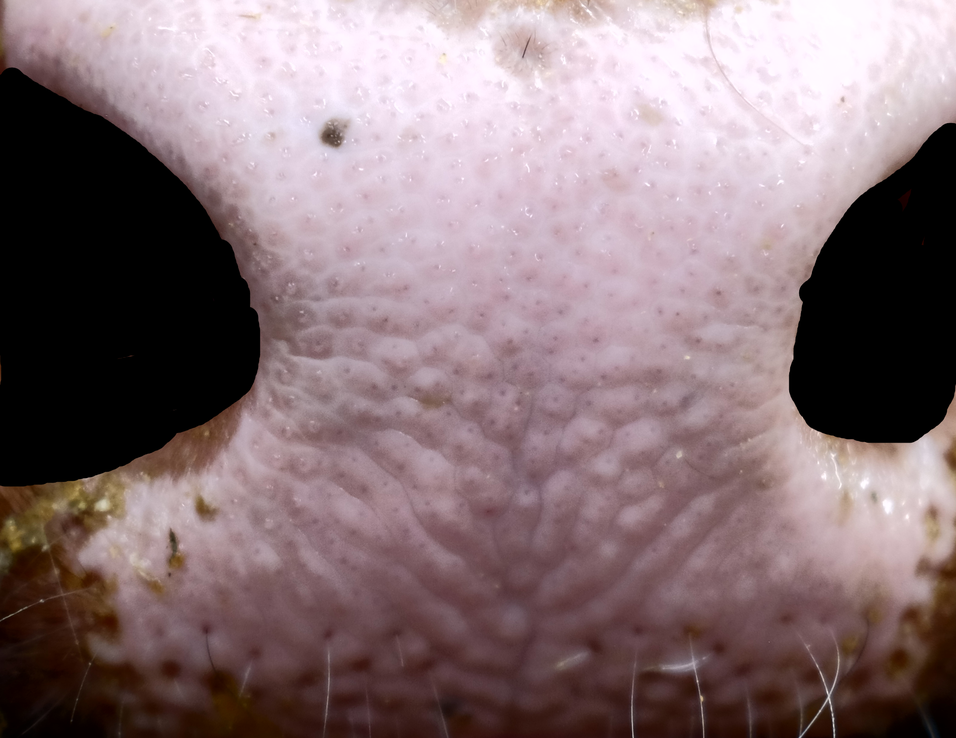
#> input picture images/testenhancednonostrils.png, 956 x 738 px, shrunk from 2104 x 1624 before the run, found by its file name
$ python top-hat_filtering.py
#> lines starting #> are read from the running program, lines starting #| are printed output that depends on the picture; after the words box and inside, x2 and y2 are one past the last pixel; in counts of white or black regions, pixels touching at a corner belong together
import matplotlib.pyplot as plt
import numpy as np
from skimage.morphology import disk, white_tophat
import cv2

# Load the image
image = plt.imread('images\\testenhancednonostrils.png')
#> image is the input picture: shape (738, 956, 4) float32; mean R, G, B, A 0.529, 0.45, 0.465, 1

# Convert the image to grayscale
image_gray = np.mean(image, axis=2)
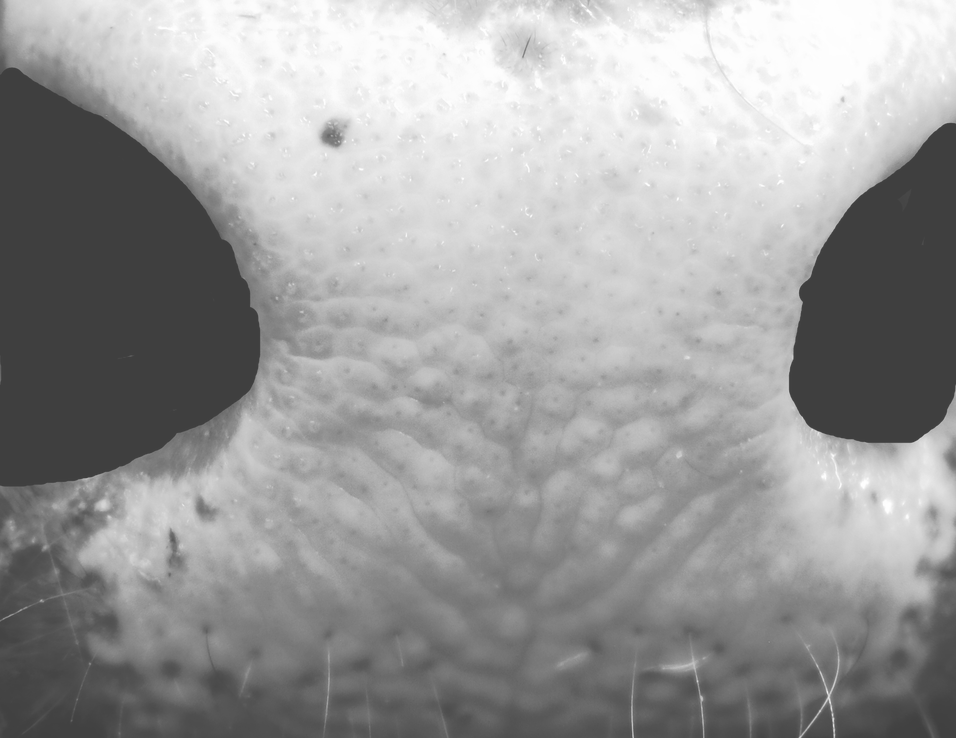
#> image_gray: shape (738, 956) float32; min 0.25, max 1, mean 0.611

# Define the size of the structuring element for top-hat filtering
radius = 20
selem = disk(radius)

try:
    # Perform white top-hat filtering to enhance bright features (ridges and input)
    ridges = white_tophat(image_gray, selem)
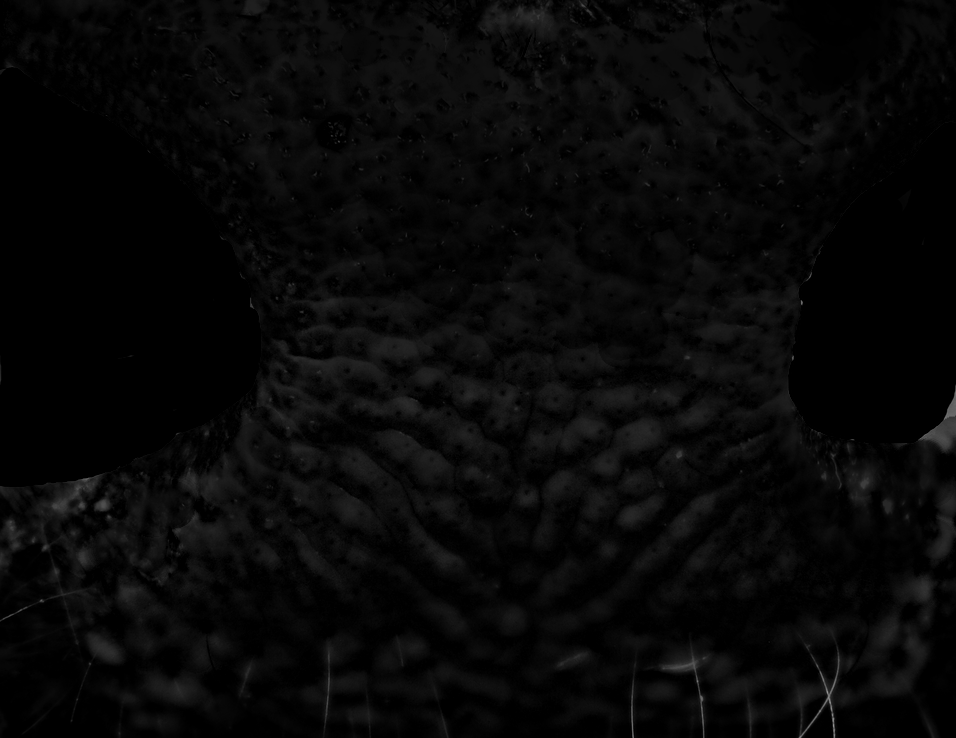
#> ridges: shape (738, 956) float32; min 0, max 0.59, mean 0.0317

    # Display the original image and the enhanced ridges and input
    fig, axes = plt.subplots(ncols=2, figsize=(8, 4))
    ax = axes.ravel()

    ax[0].imshow(image, cmap='gray')
    ax[0].set_title('Original image')

    ax[1].imshow(ridges, cmap='gray')
    ax[1].set_title('Enhanced ridges and input')

    for a in ax:
        a.axis('off')

    cv2.imwrite('cv\\ridgesenhanced.png', ridges)
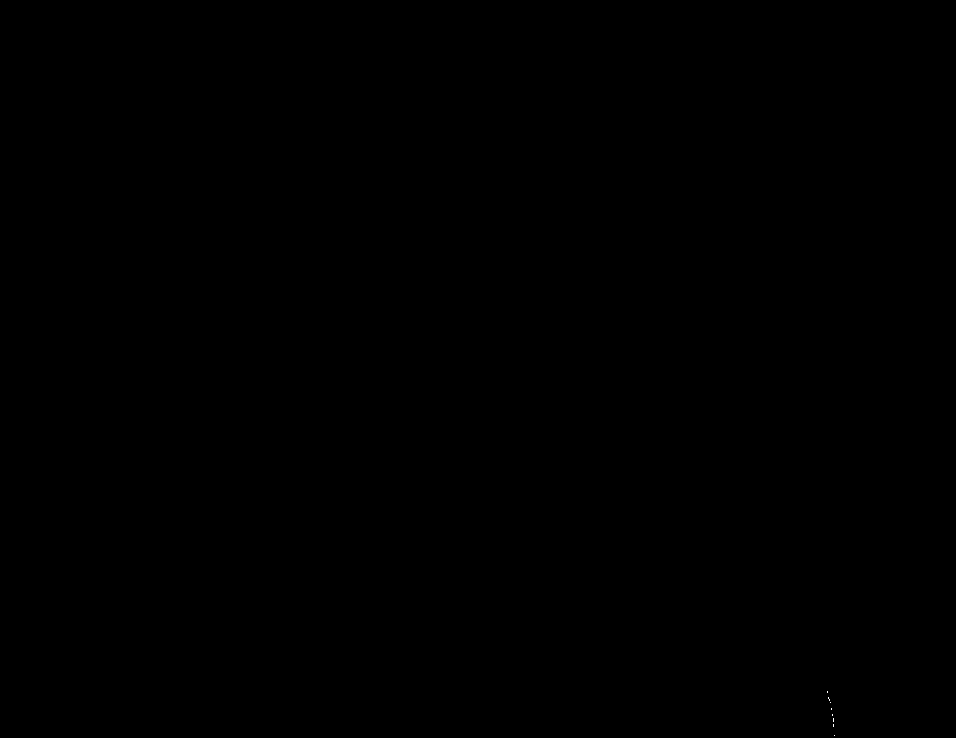
#> saved as ridgesenhanced.png: shape (738, 956); values 0 (black) and 1 (white), 0% white in thin lines or dots, all inside (x1, y1, x2, y2) = (827, 691, 835, 736)

except ValueError as e:
    print("Error: ", e)
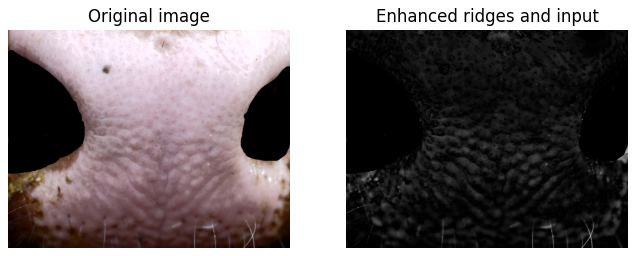
#> figure drawn by matplotlib, 2 panels

$ run again, with images/0.png copied over images/testenhancednonostrils.png
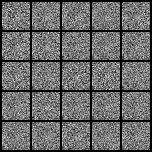
#> input picture images/0.png, 152 x 152 px, found by its file name
#> image is the input picture: shape (152, 152, 3) float32; min 0, max 1, mean 0.409
#> `cv2.imwrite('cv\\ridgesenhanced.png', ridges)`:
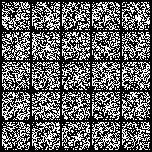
#> saved as ridgesenhanced.png: shape (152, 152); values 0 (black) and 1 (white), 38.4% white in thin lines or dots
#> `print("Error: ", e)`:
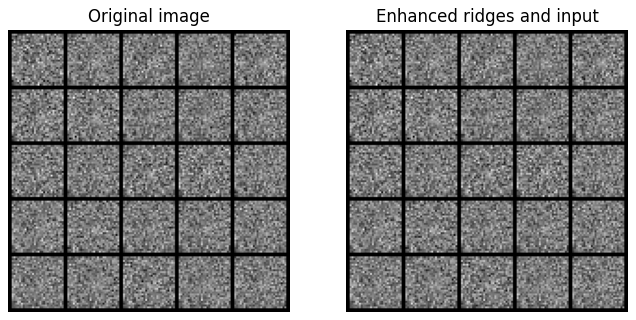
#> figure drawn by matplotlib, 2 panels

$ run again, with images/1600.png copied over images/testenhancednonostrils.png
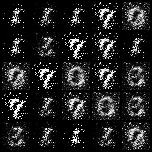
#> input picture images/1600.png, 152 x 152 px, found by its file name
#> image is the input picture: shape (152, 152, 3) float32; min 0, max 1, mean 0.138
#> `cv2.imwrite('cv\\ridgesenhanced.png', ridges)`:
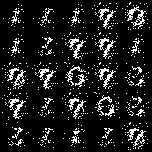
#> saved as ridgesenhanced.png: shape (152, 152); values 0 (black) and 1 (white), 11.6% white in thin lines or dots
#> `print("Error: ", e)`:
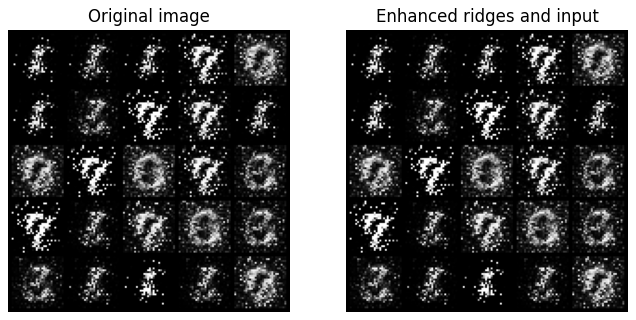
#> figure drawn by matplotlib, 2 panels
